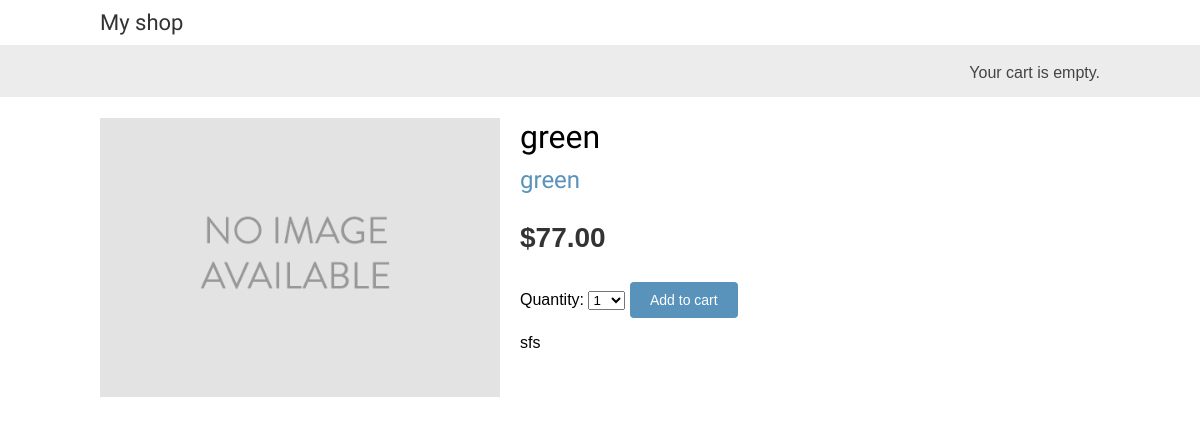
The app's page /3/green/, older data.
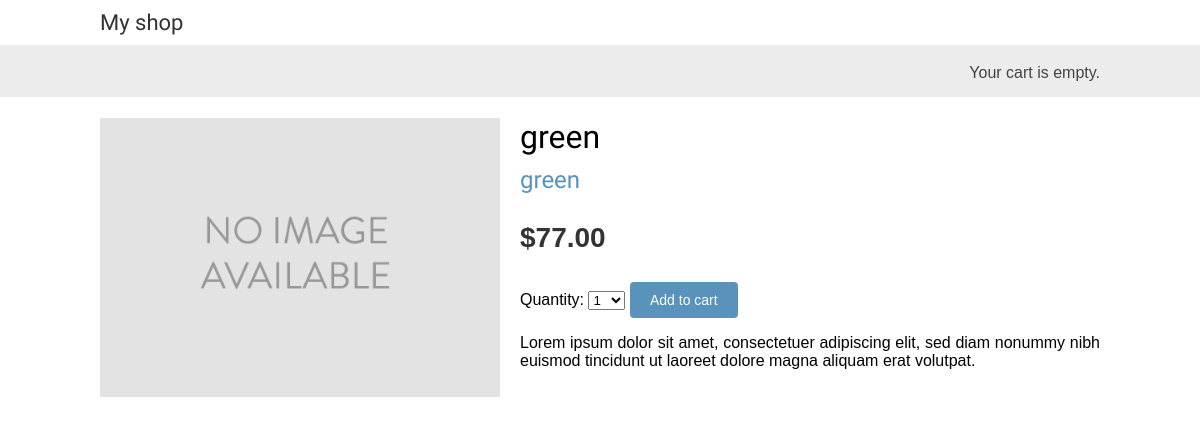
The same page, newer data.
### shop/models.py (models this page shows, shortened)
class Product(models.Model):
    category = models.ForeignKey(Category,related_name='products',on_delete=models.CASCADE)
    name = models.CharField(max_length=200, db_index=True)
    slug = models.SlugField(max_length=200, db_index=True)
    image = models.ImageField(upload_to='products/%Y/%m/%d',blank=True)
    description = models.TextField(blank=True)
    price = models.DecimalField(max_digits=10, decimal_places=2)
    available = models.BooleanField(default=True)
    created = models.DateTimeField(auto_now_add=True)
    updated = models.DateTimeField(auto_now=True)
    class Meta:
        ordering = ['name']
        index_together = (('id', 'slug'),)

class Category(models.Model):
    name = models.CharField(max_length=200,db_index=True)
    slug = models.SlugField(max_length=200,unique=True)
    class Meta:
        ordering = ['name']
        verbose_name = 'category'
        verbose_name_plural = 'categories'
    def __str__(self):
        return self.name
    def get_absolute_url(self):
        return reverse('shop:product_list_by_category',args=[self.slug])

### shop/views.py (the view)
# urls.py: path('<int:id>/<slug:slug>/', views.product_detail,name='product_detail'),
def product_detail(request, id, slug):
    product = get_object_or_404(Product,id=id,slug=slug,available=True)
    cart_product_form = CartAddProductForm()
    return render(request,'shop/product/detail.html',{'product': product,'cart_product_form': cart_product_form})

### cart/forms.py
class CartAddProductForm(forms.Form):
    quantity = forms.TypedChoiceField(choices=PRODUCT_QUANTITY_CHOICES,coerce=int)
    override = forms.BooleanField(required=False,initial=False,widget=forms.HiddenInput)

### shop/templates/shop/product/detail.html (shortened to what this page needs)
{% extends "shop/base.html" %}
{% load static %}
{% block content %}
<div class="product-detail">
            <img src="{% if product.image %}{{ product.image.url }}{% else %}
        {% static "img/no_image.png" %}{% endif %}">
        <h1>{{ product.name }}</h1>
        <h2>
        <a href="{{ product.category.get_absolute_url }}">
        {{ product.category }}
        </a>
        </h2>
        <p class="price">${{ product.price }}</p>
        <form action="{% url "cart:cart_add" product.id %}" method="post">
            {{ cart_product_form }}
        <input type="submit" value="Add to cart">
        </form>
        {{ product.description|linebreaks }}
</div>
{% endblock %}

Row changes from the older to the newer data that the page shows:
changed Product "green": description "sfs" → "Lorem ipsum dolor sit amet, consectetuer adipiscing elit, sed diam nonummy nibh euismod tincidunt ut laoreet dolore magna aliquam erat volutpat."
